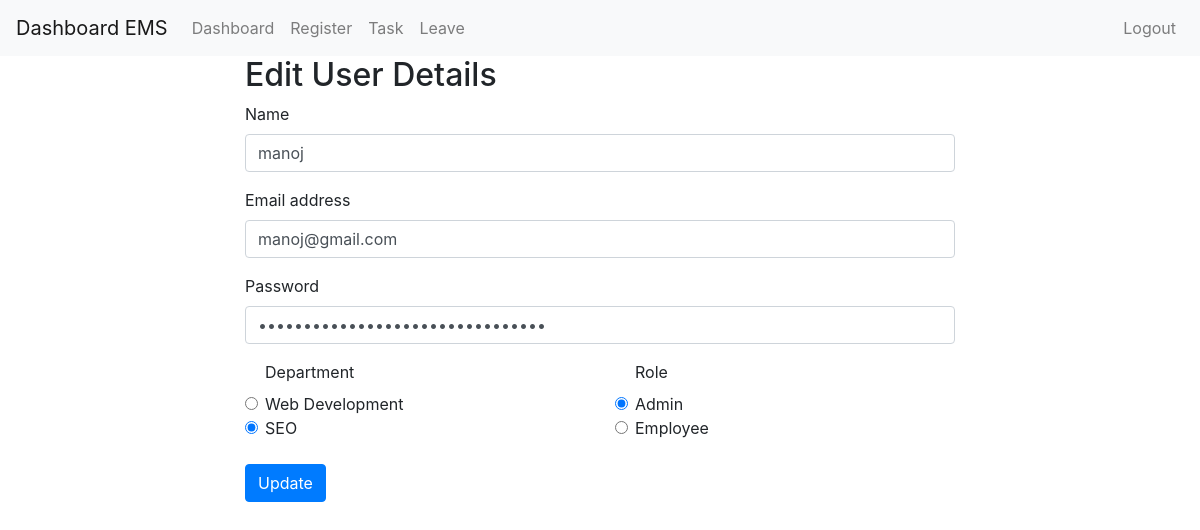
The page /admin/edit-user.php?id=15 (signed in) on the database its author committed.
### tables this page shows
CREATE TABLE `users` (
  `user_id` int(255) NOT NULL,
  `name` varchar(1000) NOT NULL,
  `email` varchar(1000) NOT NULL,
  `password` varchar(1000) NOT NULL,
  `department` varchar(1000) NOT NULL,
  `role` varchar(100) NOT NULL,
  `created_on` timestamp NOT NULL DEFAULT CURRENT_TIMESTAMP ON UPDATE CURRENT_TIMESTAMP
);

### admin/edit-user.php (the view, shortened to what this page needs)
<?php
include '../auth/auth.php';
include 'header.php';
?>
<div class="form-section">
	<div class="container">
		<div class="col-md-8 m-auto">
			<h2>Edit User Details</h2>
			<?php
				$user_id=$_GET['id'];
				 ?>
			<form  method="POST" action="update-user.php?id=<?php echo $user_id; ?>" onsubmit=" return formvalidation();">
				<?php
				$query = "select * from users where user_id='$user_id'";
				$res= mysqli_query($conn, $query);
				$data = mysqli_fetch_array($res);
				 ?>
				<div class="form-group">
					<label for="Name">Name</label>
					<input type="text" class="form-control" id="name" name="name" value="<?php echo $data['name'] ?>">
				</div>
				<div class="form-group">
					<label for="email">Email address</label>
					<input type="email" class="form-control" name="email" id="email" value="<?php echo $data['email'] ?>">
				</div>
				<div class="form-group">
					<label for="password">Password</label>
					<input type="password" class="form-control" name="password" id="password" value="<?php echo $data['password'] ?>">
				</div>
				<div class="row">
					<div class="col-md-6">
						<div class="form-check">
					<label>Department</label>
				</div>
				<div class="form-check">
					<input class="form-check-input" type="radio" name="depart" id="web" value="Web Development" <?php if($data['department']=='Web Development'){ echo "checked"; } ?>>
					<label class="form-check-label" for="web" >
						Web Development
					</label>
				</div>
				<div class="form-check">
					<input class="form-check-input" type="radio" name="depart" id="seo" value="SEO"  <?php if($data['department']=='SEO'){ echo "checked"; } ?>>
					<label class="form-check-label" for="seo">
						SEO
					</label>
				</div>
					</div>
					<div class="col-md-6">
						<div class="form-check">
					<label>Role</label>
				</div>
				<div class="form-check">
					<input class="form-check-input" type="radio" name="role" id="admin" value="admin" <?php if($data['role']=='admin'){ echo "checked"; } ?>>
					<label class="form-check-label" for="admin" >
						Admin
					</label>
				</div>
				<div class="form-check">
					<input class="form-check-input" type="radio" name="role" id="employee" value="employee" <?php if($data['role']=='employee'){ echo "checked"; } ?>>
					<label class="form-check-label" for="employee" >
						Employee
					</label>
				</div>
					</div>
				</div>
					<button type="submit" class="btn btn-primary mt-4">Update</button>
			</form>
		</div>
	</div>
</div>
<?php
include '../footer.php';
?>

### rows shown on the page
users: name "manoj", email "manoj@gmail.com", department "☐ Web Development", department "☑ SEO", role "☑ Admin", role "☐ Employee"
